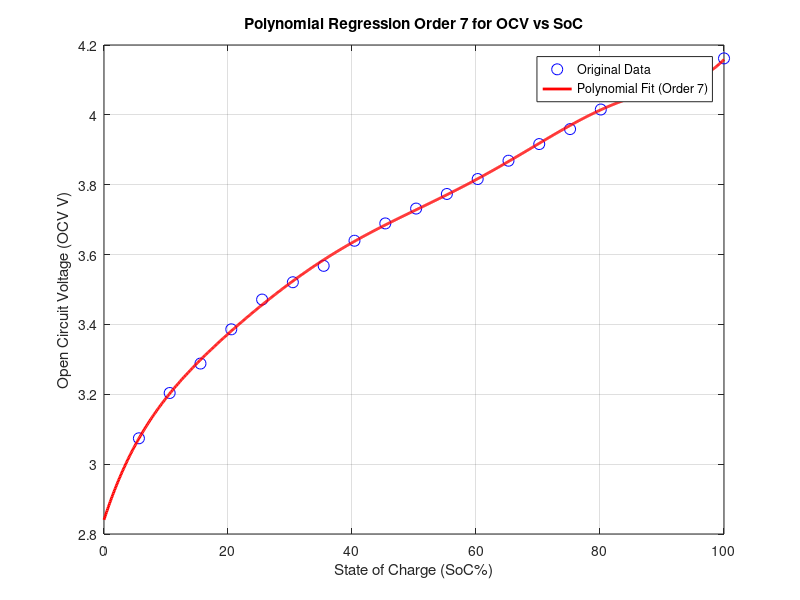

Source code (MATLAB):
% Data dari grafik
SoC = [5.63 10.59 15.56 20.53 25.50 30.46 35.43 40.40 45.37 50.34 55.30 60.27 65.24 70.20 75.17 80.13 85.10 90.07 95.03 100];
OCV = [3.074 3.2037 3.2880 3.3860 3.4712 3.5208 3.5677 3.6396 3.6892 3.7317 3.7735 3.8163 3.8687 3.9164 3.9592 4.0153 4.0606 4.0749 4.0913 4.1617];


% Melakukan fitting polinomial orde 7
poly_coeffs = polyfit(SoC, OCV, 7);

% Fungsi untuk menghitung OCV dari SoC
ocv_from_soc = @(x) polyval(poly_coeffs, x);

% Contoh penggunaan
soc_test = 55; % Contoh SoC% yang ingin dihitung
ocv_result = ocv_from_soc(soc_test);

% Menampilkan hasil
fprintf('OCV untuk SoC %d%% adalah %.4f V\n', soc_test, ocv_result);

% Membuat grafik
SoC_fine = linspace(0, 100, 1000); % Membuat titik-titik halus untuk plot
OCV_fine = ocv_from_soc(SoC_fine);

figure;
plot(SoC, OCV, 'bo', 'MarkerSize', 8, 'DisplayName', 'Original Data'); % Data asli
grid on;
hold on;
plot(SoC_fine, OCV_fine, 'r-', 'LineWidth', 2, 'DisplayName', 'Polynomial Fit (Order 7)'); % Kurva polinomial
xlabel('State of Charge (SoC%)');
ylabel('Open Circuit Voltage (OCV V)');
title('Polynomial Regression Order 7 for OCV vs SoC');
legend;
hold off;